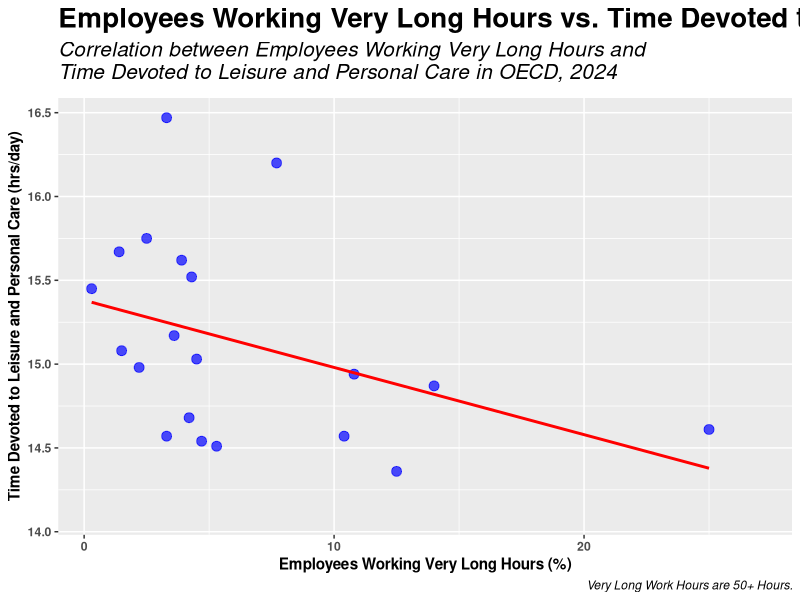

Reproduce this figure in R.
## ---- chunk 1
# Loading the packages
library(ggplot2)
library(readr)

# Load data
df <- read_csv("better-life-index-2024.csv")

# Scatter plot
ggplot(df, aes(x = `Employees working very long hours`, y = `Time devoted to leisure and personal care`)) +
  geom_point(color = "blue", size = 3, alpha = 0.7) +
  geom_smooth(method = "lm", color = "red", se = FALSE) +
  labs(title = "Employees Working Very Long Hours vs. Time Devoted to Leisure and Personal Care",
       subtitle = "Correlation between Employees Working Very Long Hours and \nTime Devoted to Leisure and Personal Care in OECD, 2024",
       x = "Employees Working Very Long Hours (%)",
       y = "Time Devoted to Leisure and Personal Care (hrs/day)", 
       caption = "Very Long Work Hours are 50+ Hours.") +
  theme(plot.title = element_text(face = "bold", size = 20, margin = margin(b=5)), 
        plot.subtitle = element_text(face = "italic", size = 15, margin = margin(b = 10)), 
        plot.caption = element_text(face = "italic", margin = margin(t = 5)), 
        axis.title.y = element_text(face = "bold"), 
        axis.title.x = element_text(face = "bold"),
        axis.text = element_text(face = "bold"))
